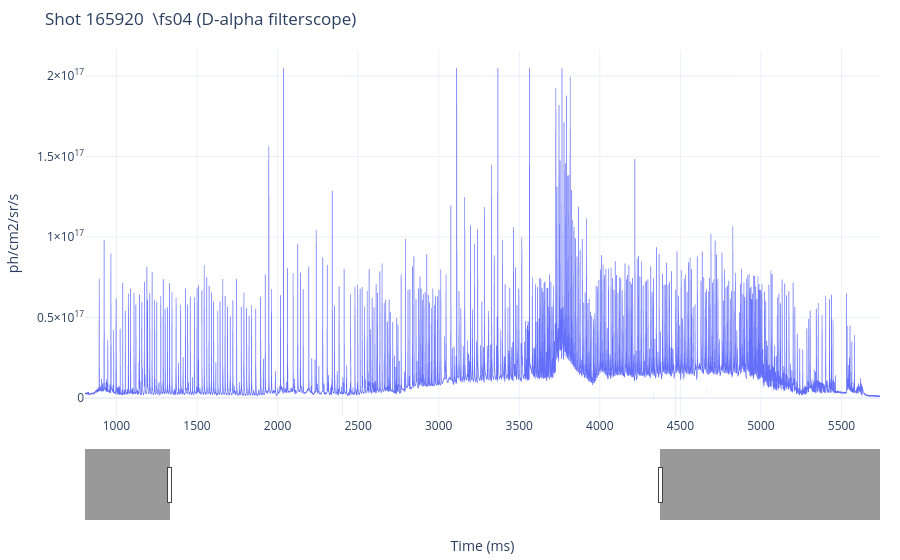

Write notebook code for a chart like this one.
### Markdown cell above
## Interactive zoomable chart

**Purpose:** test the opt-in interactive chart — triggered by the word "zoomable."
A plain "plot" request still returns a static image; this is the deliberate
exception. Drag to box-zoom, double-click to reset, use the range slider to pan.

**Note:** the trace is min-max decimated for a responsive slider; every ELM peak
is preserved exactly (decimation keeps each bin's min and max).

### Code cell
%%ask
Show a zoomable chart of \fs04 for shot 165920.

### Figure 1 — Plotly figure (JSON) as saved in the notebook; plotly's stock layout.template omitted (floating-point values rounded to 4 significant figures; data arrays with more than 128 entries replaced by an {"elided": "..."} marker saying what was removed)
{"data": [{"hovertemplate": "t=%{x:.3f}<br>y=%{y:.4g}<extra>Shot 165920  \\fs04 (D-alpha filterscope)</extra>", "line": {"width": 0.7}, "mode": "lines", "name": "Shot 165920  \\fs04 (D-alpha filterscope)", "type": "scattergl", "x": {"elided": "10000 float values"}, "y": {"elided": "10000 float values"}}], "layout": {"autosize": true, "dragmode": "zoom", "legend": {"orientation": "h", "x": 0, "y": 1.02}, "margin": {"b": 40, "l": 60, "r": 20, "t": 50}, "showlegend": false, "title": {"text": "Shot 165920  \\fs04 (D-alpha filterscope)"}, "xaxis": {"autorange": false, "range": [804.9, 5739.0], "rangeslider": {"autorange": true, "range": [-49.74, 7950.0], "visible": true, "yaxis": {"_template": null, "rangemode": "match"}}, "title": {"text": "Time (ms)"}, "type": "linear"}, "yaxis": {"autorange": true, "range": [-11820787614835512, 216061630925614400], "title": {"text": "ph/cm2/sr/s"}, "type": "linear"}}}
